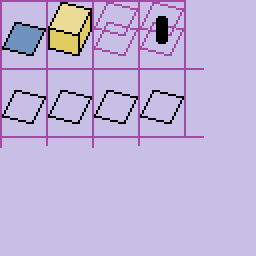
#> input picture images/tilesRaw.png, 128 x 128 px (shown 2 times larger)
$ python make_transparent.py
#> lines starting #> are read from the running program, lines starting #| are printed output that depends on the picture
from PIL import Image

img = Image.open('tilesRaw.png')
#> img is the input picture: PIL image 128x128 RGB; mean R, G, B 192, 179.3, 218.2
img = img.convert('RGBA')
#> img: PIL image 128x128 RGBA

pixdata = img.load()

for y in range(img.size[1]):
    for x in range(img.size[0]):
        if pixdata[x, y] == (200, 191, 231, 255):
            pixdata[x, y] = (0, 0, 0, 0)
        if pixdata[x, y] == (163, 73, 164, 255):
            pixdata[x, y] = (0, 0, 0, 0)
        if pixdata[x, y] == (239, 228, 176, 255):
            pixdata[x, y] = (255, 230, 160, 255)

img.save('tiles.png')
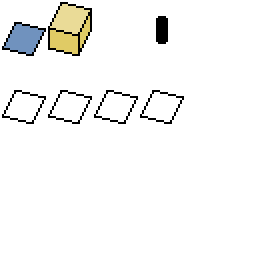
#> saved as tiles.png: PIL image 128x128 RGBA (shown 2 times larger); mean R, G, B, A 6.2, 6.2, 4.9, 15.7; transparent parts drawn white
